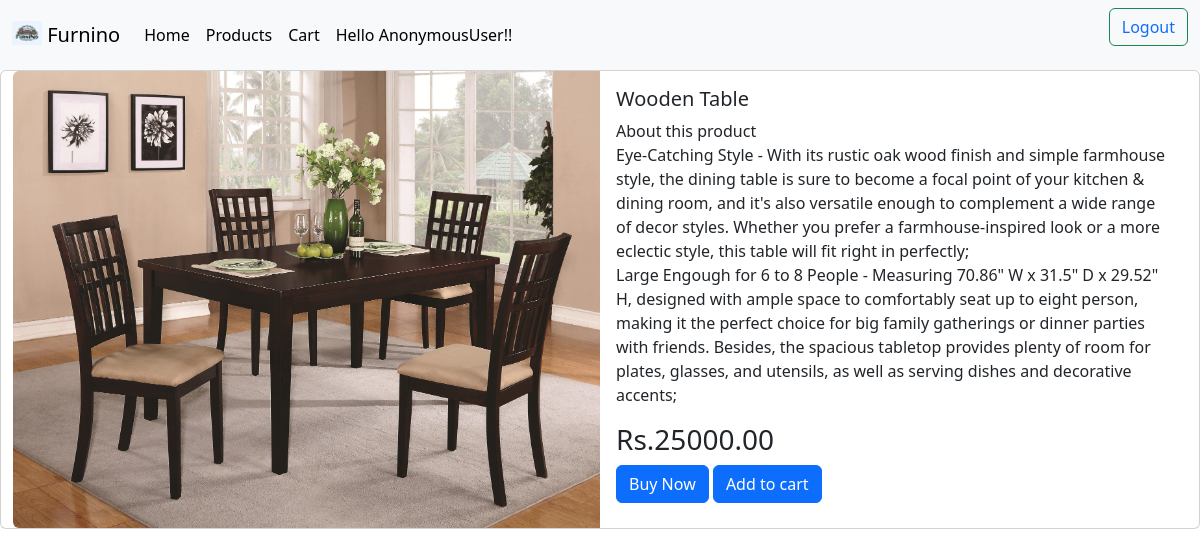
Screenshot of /description/Wooden Table with the database file from the repository.
### base/models.py (models this page shows, shortened)
class Product(models.Model):
    name = models.CharField(max_length=200)
    slug = models.SlugField(max_length=200)
    description = models.TextField()
    price = models.DecimalField(max_digits=10, decimal_places=2)
    category = models.ForeignKey(Category, on_delete=models.CASCADE)
    image = models.ImageField(upload_to='product/', blank=True)
    class Meta:
        ordering = ["name"]
        indexes = [
            models.Index(fields=["name"])
        ]

### base/views.py (the view)
# urls.py: path('description/<str:name>',views.description,name="description"),
def description(request,name):
    description=Product.objects.filter(name=name)
    return render(request,"base/product-description.html",
                  {
                      "description":description,
                  })

### base/templates/base/product-description.html (shortened to what this page needs)
{% load static %}
{% include "nav.html" %}
<!DOCTYPE html>
<html lang="en">
<head>
</head>
<body>
    <div class="container-fluid">
        <div class="row">
            {% for item in description %}
                <div class="card mb-3" style="max-width: 100%;">
                    <div class="row g-0">
                        <div class="col-md-6">
                            <img src="{{item.image.url}}" class="img-fluid rounded-start" alt="{{item.name}}">
                        </div>
                        <div class="col-md-6">
                            <div class="card-body">
                                <h5 class="card-title">{{item.name}}</h5>
                                <p class="card-text">{{item.description|safe}}</p>
                                <h3 class="card-text">Rs.{{item.price}}</h3>
                                <a href="#" class="btn btn-primary">Buy Now</a>
                                <a href="#" class="btn btn-primary">Add to cart</a>
                            </div>
                        </div>
                    </div>
                </div>
            </div>
            {% endfor %}
        </div>
</body>
</html>

### rows the page displays
Product: image (picture), name "Wooden Table", description "About this product Eye-Catching Style - With its rustic oak wood finish and simple farmhouse style, the dining table is sure to become a focal point of your kitchen & dining room, and it's also versatile enough to complement a wide range of decor styles. Whether you prefer a farmhouse-inspired look or a more eclectic style, this table will fit right in perfectly; Large Engough for 6 to 8 People - Measuring 70.86\" W x 31.5\" D x 29.52\" H, designed with ample space to comfortably seat up to eight person, making it the perfect choice for big family gatherings or dinner parties with friends. Besides, the spacious tabletop provides plenty of room for plates, glasses, and utensils, as well as…", price "25000.00"

### other values shown
{{ user }} "AnonymousUser"
